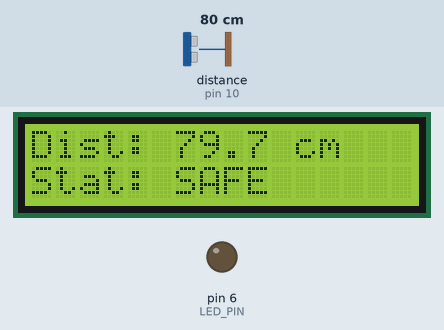
This sketch was run on a simulated Arduino Uno, built with avr-gcc and run on an emulated ATmega328P. Shown: 16×2 character LCD, output pins drawn as LEDs (lit = HIGH). Wiring (inferred from the names in the program): ultrasonic range finder: trigger pin 9; echo pin 10. Dashed ring = blinking. Inputs (shaded band) come from the test bench; at power-on: distance to the obstacle (sensor on pin 10) 80 cm. The echo pulse lasts 58.3 µs per cm; pins used as bus, display or sensor lines are not drawn; what the sketch prints to the serial monitor is not drawn.

Above: at 1.6 s.
1.7 s: distance to the obstacle (sensor on pin 10) set to 23 cm
At 3.1 s:
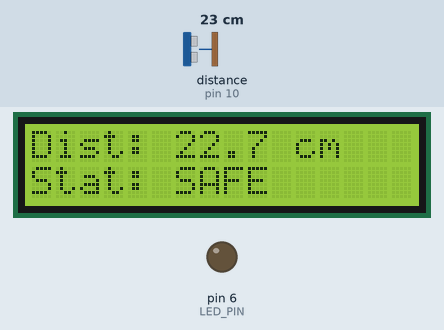
3.5 s: distance to the obstacle (sensor on pin 10) set to 18 cm
At 4.3 s:
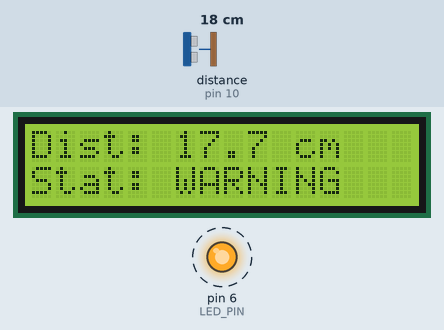
6.0 s: distance to the obstacle (sensor on pin 10) set to 4 cm
At 8.9 s:
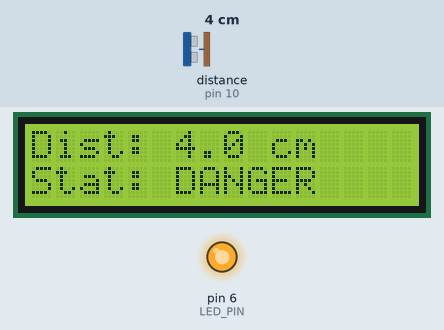
9.5 s: distance to the obstacle (sensor on pin 10) set to 35 cm
At 10.4 s:
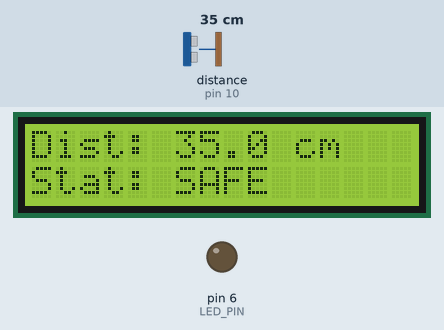
11.5 s: distance to the obstacle (sensor on pin 10) set to 2 cm
At 13.1 s:
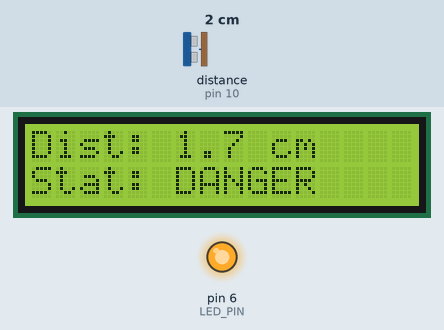
Timing chart, 0 to 14.5 s (numbered marks = the images above; inputs shaded):
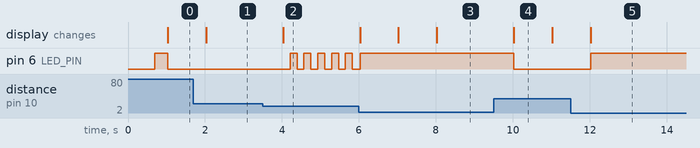

The sketch:

flood_arduino.ino
```cpp
/// ================================
// FLOOD WARNING SYSTEM - ARDUINO
// Hardware: HC-SR04 + 1 LED + LCD 1602
// ================================

#include <Wire.h>
#include <LiquidCrystal_I2C.h>

// -------- HC-SR04 PINS --------
const byte TRIG_PIN = 9;
const byte ECHO_PIN = 10;

// -------- LED PIN --------
const byte LED_PIN = 6;

// -------- LCD 1602 I2C --------
// Common I2C address is 0x27. If the LCD does not show text, try 0x3F.
LiquidCrystal_I2C lcd(0x27, 16, 2);

// -------- WATER LEVEL THRESHOLDS --------
// HC-SR04 measures distance from the sensor to the water surface.
// Lower distance means higher water level.
const float WARNING_DISTANCE_CM = 20.0;
const float DANGER_DISTANCE_CM = 10.0;

const unsigned long READ_INTERVAL_MS = 1000;
const unsigned long ECHO_TIMEOUT_US = 30000UL;
const unsigned long WARNING_BLINK_MS = 180;
const unsigned long NO_READING_BLINK_MS = 700;

enum FloodStatus {
  SAFE,
  WARNING,
  DANGER,
  NO_READING
};

float readDistanceCm();
FloodStatus getStatusLevel(float distanceCm);
void updateLed(FloodStatus status);
void blinkLed(unsigned long intervalMs);
void printReading(float distanceCm, FloodStatus status);
void updateLcd(float distanceCm, FloodStatus status);
const char* statusToText(FloodStatus status);
const char* statusToLcdText(FloodStatus status);

void setup() {
  Serial.begin(9600);
  lcd.init();
  lcd.backlight();

  pinMode(TRIG_PIN, OUTPUT);
  pinMode(ECHO_PIN, INPUT);
  pinMode(LED_PIN, OUTPUT);

  digitalWrite(TRIG_PIN, LOW);
  digitalWrite(LED_PIN, LOW);

  lcd.clear();
  lcd.setCursor(0, 0);
  lcd.print("Flood Warning");
  lcd.setCursor(0, 1);
  lcd.print("Starting...");

  Serial.println("Flood Warning System Started");
  Serial.println("distance_cm,status");
}

void loop() {
  static unsigned long lastReadAt = 0;
  static FloodStatus currentStatus = NO_READING;

  updateLed(currentStatus);

  if (millis() - lastReadAt < READ_INTERVAL_MS) {
    return;
  }

  lastReadAt = millis();
  float distanceCm = readDistanceCm();
  currentStatus = getStatusLevel(distanceCm);

  printReading(distanceCm, currentStatus);
  updateLcd(distanceCm, currentStatus);
}

float readDistanceCm() {
  digitalWrite(TRIG_PIN, LOW);
  delayMicroseconds(2);
  digitalWrite(TRIG_PIN, HIGH);
  delayMicroseconds(10);
  digitalWrite(TRIG_PIN, LOW);

  unsigned long duration = pulseIn(ECHO_PIN, HIGH, ECHO_TIMEOUT_US);
  if (duration == 0) {
    return -1.0;
  }

  return duration * 0.0343 / 2.0;
}

FloodStatus getStatusLevel(float distanceCm) {
  if (distanceCm < 0) {
    return NO_READING;
  }

  if (distanceCm <= DANGER_DISTANCE_CM) {
    return DANGER;
  }

  if (distanceCm <= WARNING_DISTANCE_CM) {
    return WARNING;
  }

  return SAFE;
}

void updateLed(FloodStatus status) {
  if (status == DANGER) {
    digitalWrite(LED_PIN, HIGH);
    return;
  }

  if (status == WARNING) {
    blinkLed(WARNING_BLINK_MS);
    return;
  }

  if (status == NO_READING) {
    blinkLed(NO_READING_BLINK_MS);
    return;
  }

  digitalWrite(LED_PIN, LOW);
}

void blinkLed(unsigned long intervalMs) {
  static unsigned long lastToggleAt = 0;
  static bool ledState = false;

  if (millis() - lastToggleAt < intervalMs) {
    return;
  }

  lastToggleAt = millis();
  ledState = !ledState;
  digitalWrite(LED_PIN, ledState ? HIGH : LOW);
}

void printReading(float distanceCm, FloodStatus status) {
  if (distanceCm < 0) {
    Serial.print("0");
  } else {
    Serial.print(distanceCm, 1);
  }

  Serial.print(",");
  Serial.println(statusToText(status));
}

void updateLcd(float distanceCm, FloodStatus status) {
  lcd.clear();
  lcd.setCursor(0, 0);
  lcd.print("Dist: ");

  if (distanceCm < 0) {
    lcd.print("--.-");
  } else {
    lcd.print(distanceCm, 1);
  }

  lcd.print(" cm");

  lcd.setCursor(0, 1);
  lcd.print("Stat: ");
  lcd.print(statusToLcdText(status));
}

const char* statusToText(FloodStatus status) {
  switch (status) {
    case SAFE:
      return "SAFE";
    case WARNING:
      return "WARNING";
    case DANGER:
      return "DANGER";
    default:
      return "NO_READING";
  }
}

const char* statusToLcdText(FloodStatus status) {
  switch (status) {
    case SAFE:
      return "SAFE";
    case WARNING:
      return "WARNING";
    case DANGER:
      return "DANGER";
    default:
      return "NO READING";
  }
}
```

Measured:
- the behaviour switches between 21 and 20 cm on distance to the obstacle (sensor on pin 10) (found by bisection; images 1 and 2)
- after the input at 1.7 s, the display: changes after 0.33 s (image 1)
- after the input at 3.5 s, pin 6 (LED_PIN): alternates HIGH for 0.18 s and LOW for 0.18 s, starting after 0.71 s; the display: changes after 0.53 s (image 2)
- after the input at 6.0 s, pin 6 (LED_PIN): goes on until 6.0 s, then stays HIGH; the display: changes at once (image 3)
- after the input at 9.5 s, pin 6 (LED_PIN): HIGH → LOW after 0.53 s; the display: changes after 0.53 s (image 4)
- after the input at 11.5 s, pin 6 (LED_PIN): LOW → HIGH after 0.53 s; the display: changes after 0.53 s (image 5)
- what the display in image 4 shows lasts 1.0 s, from 10.0 s to 11.0 s
